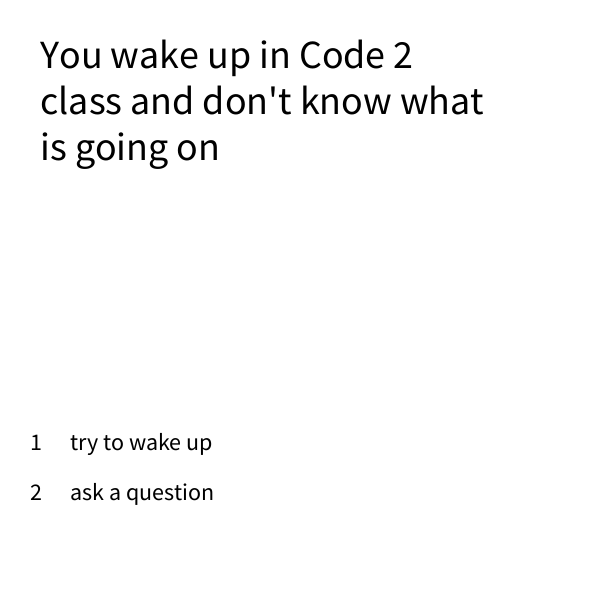
Frame 1 (no input)
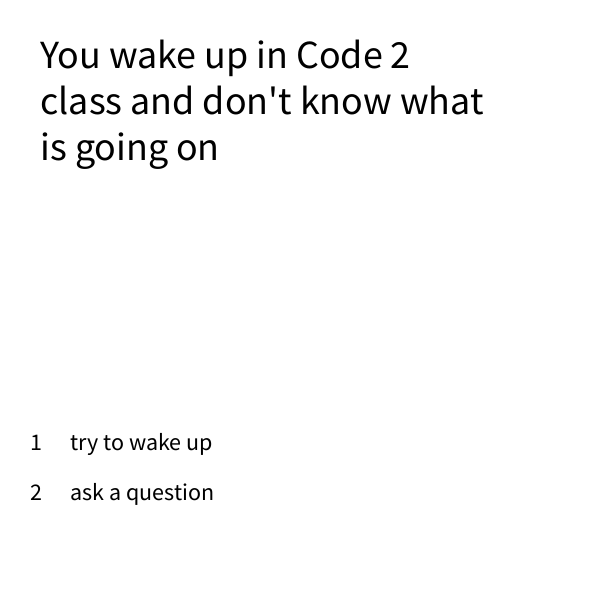
Frame 60 (the mouse pressed at the canvas centre just before this capture)
Frame 120 (the mouse held since frame 60 and released just before this capture): identical to frame 60, image omitted

The Processing sketch that drew these frames (run headless with seeded random() and noise(); from frame 60 on, the mouse is pressed at the canvas centre):

// Processing sketch: w06_01_CYOA
// ── w06_01_CYOA.pde
// bryan ma for code 2 sp 19

int state = 0;

String[] descriptions = {
  "You wake up in Code 2 class and don't know what is going on",
  "your eyelids feel so heavy, and you fail to wake up",
  "you feel enlightened by the answer, but still fall asleep"
};

String[][] options = {
  {"try to wake up", "ask a question"},
  {"you sleep"},
  {"struggle to stay awake", "enjoy the sweet surrender of sleep"}
};

int[][] optionTargets = {
  {1, 2},
  {0},
  {1, 0},
};

Scene[] scenes = new Scene[descriptions.length];

void setup() {
  size(600, 600);
  
  for (int i = 0; i < scenes.length; i++) {
    scenes[i] = new Scene(descriptions[i], options[i], optionTargets[i]);
  }
}

void draw() {
  background(255);
  textSize(40);
  fill(0);
  text(scenes[state].displayText, 40, 40, 450, 300);
  
  textSize(24);
  int i = 0;
  for (String option : scenes[state].options) {
    text(i + 1, 30, 450 + i * 50);
    text(option, 70, 450 + i * 50);
    i++;
  }
}

void keyPressed() {  
  for (int i = 0; i < scenes[state].options.length; i++) {
    if (keyCode - 49 == i) {
       state = scenes[state].optionTargets[i];
    }
  }
}

class Scene {
  String displayText;
  String[] options;
  int[] optionTargets;
  
  Scene(String txt, String[] opt, int[] targets) {
    displayText = txt;
    options = opt;
    optionTargets = targets;
  }
}
